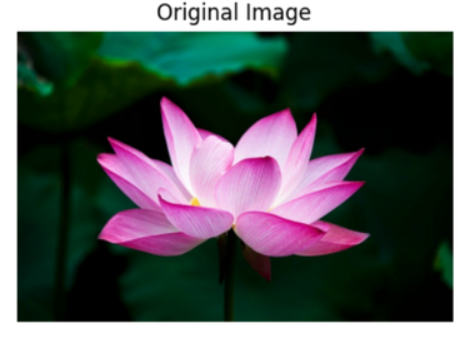
#> input picture CV Lab/lab3/phool.png, 462 x 337 px
$ jupyter execute --allow-errors part-2.ipynb
#> lines starting #> are read from the running program, lines starting #| are printed output that depends on the picture; after the words box and inside, x2 and y2 are one past the last pixel; in counts of white or black regions, pixels touching at a corner belong together
[cell 1]
import numpy as np
import cv2
from matplotlib import pyplot as plt

[cell 2]
def convolution2d(image, kernel):
    image_h, image_w = image.shape
    kernel_h, kernel_w = kernel.shape


    padding_h = (kernel_h - 1) // 2
    padding_w = (kernel_w - 1) // 2

    padded_image = np.pad(image, ((padding_h, padding_h), (padding_w, padding_w)), mode='constant', constant_values=0)
    output = np.zeros((image_h, image_w))

    print(output.size)

    for i in range(image_h):
        for j in range(image_w):
            new = padded_image[i:i+kernel_h, j:j+kernel_w]
            output[i, j] = np.sum(new * kernel)
    return output

image = np.random.rand(8, 4)
print(image)
kernel = np.random.rand(3, 3)
kernel = np.flipud(np.fliplr(kernel))

convolution2d(image,kernel)

[cell 3]
input_img = cv2.imread('phool.png', cv2.IMREAD_GRAYSCALE)
#> input_img: shape (337, 462); min 0, max 255, mean 90.9

[cell 4]
input_img = cv2.GaussianBlur(input_img, (5, 5), 1.4)

[cell 5]
# canny edge detection

sobel_x = np.array([[-1,0,1],
                    [-2,0,2],
                    [-1,0,1]])
sobel_y = np.array([[-1,-2,-1],
                    [0,0,0],
                    [1,2,1]])

canny_gx = convolution2d(input_img,sobel_x)
#| 155694
#> after the loop in convolution2d (call 2), `for i in range(image_h):`:
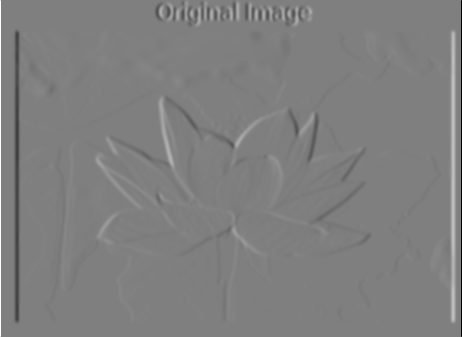
#> output: shape (337, 462) float64; min -1020, max 1020, mean 0; drawn with min black and max white
canny_gy = convolution2d(input_img,sobel_y)
#| 155694
#> after the loop in convolution2d (call 3), `for i in range(image_h):`:
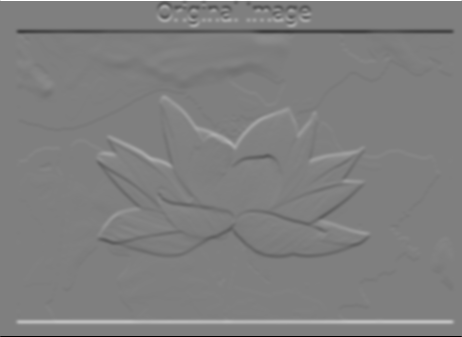
#> output: shape (337, 462) float64; min -1020, max 1020, mean 0; drawn with min black and max white

combined_canny = np.sqrt(canny_gx**2 + canny_gy**2)
angle = np.arctan2(canny_gy, canny_gx)
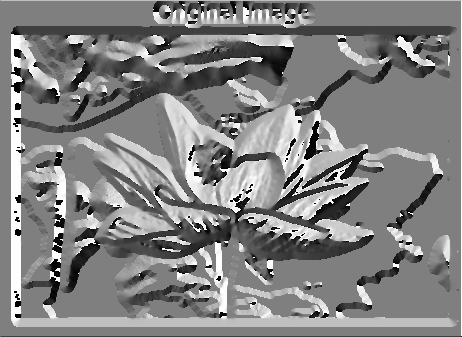
#> angle: shape (337, 462) float64; min -3.14, max 3.14, mean 0.0805; drawn with min black and max white
print(angle)
#> (printed output is left out)
angle = np.degrees(angle)
print(angle>180)
#> (printed output is left out)

#> (the rest of this cell did not finish here and is left out)

#> (a cell that did not finish here is left out)

[cell 7]
import cv2
import numpy as np

import matplotlib.pyplot as plt

image = cv2.imread('phool.png', cv2.IMREAD_GRAYSCALE)


def canny_edge_detection(image, low=50, high=150):
    """
    Canny Edge Detection implementation
    """


    # Step 2: Calculate gradients
    sobel_x = np.array([[-1, 0, 1], [-2, 0, 2], [-1, 0, 1]], dtype=np.float32)
    sobel_y = np.array([[-1, -2, -1], [0, 0, 0], [1, 2, 1]], dtype=np.float32)

    gx = convolution2d(image.astype(np.float32), sobel_x)
#> in convolution2d (call 4), `padded_image = np.pad(image, ((padding_h, padding_h), (padding_w, padd..`:
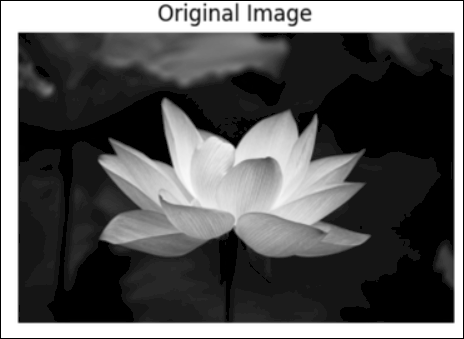
#> padded_image: shape (339, 464) float32; min 0, max 255, mean 90
#| 155694
    gy = convolution2d(image.astype(np.float32), sobel_y)
#| 155694

    # Calculate magnitude and angle
    magnitude = np.sqrt(gx**2 + gy**2)
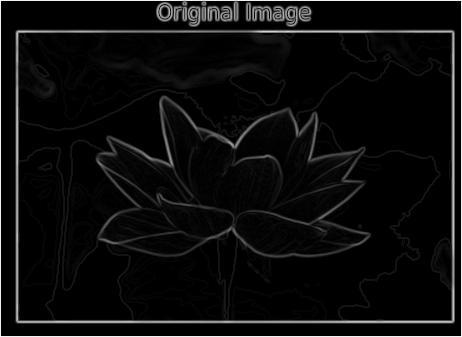
#> magnitude: shape (337, 462) float64; min 0, max 1081.9, mean 52.9; drawn with min black and max white
    angle = np.arctan2(gy, gx)
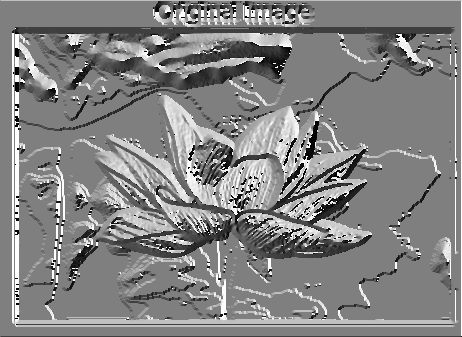
#> angle: shape (337, 462) float64; min -3.14, max 3.14, mean 0.0973; drawn with min black and max white

    # Step 3: Non-maximum suppression
    nms_result = non_max_suppression(magnitude, angle)

    # Step 4: Hysteresis thresholding
    edges = hysteresis(nms_result, low, high)

    return edges

def non_max_suppression(magnitude, angle):
    """
    Non-maximum suppression along edge direction
    """
    height, width = magnitude.shape
#> height = 337; width = 462
    suppressed = np.zeros((height, width), dtype=np.float32)

    for i in range(1, height - 1):
        for j in range(1, width - 1):
            current_mag = magnitude[i, j]

            if current_mag == 0:
                continue

            current_angle = angle[i, j]

            # Edge direction is perpendicular to gradient
            edge_angle = current_angle + np.pi / 2

            # Calculate neighbor positions
            dx = np.cos(edge_angle)
            dy = np.sin(edge_angle)

            # Get interpolated magnitudes
            mag1 = bilinear_interpolate(magnitude, i + dy, j + dx)
            mag2 = bilinear_interpolate(magnitude, i - dy, j - dx)

            # Keep if local maximum
            if current_mag >= mag1 and current_mag >= mag2:
                suppressed[i, j] = current_mag
#> this loop made 335 passes
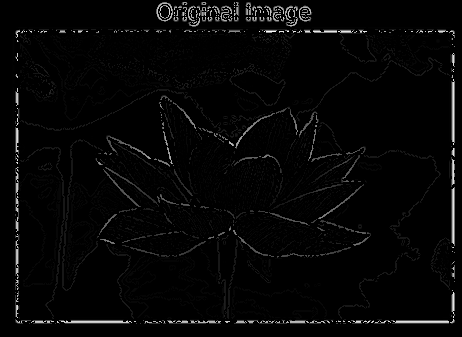
#> suppressed: shape (337, 462) float32; min 0, max 904, mean 21.7; drawn with min black and max white

    return suppressed

def bilinear_interpolate(img, y, x):
    """
    Bilinear interpolation at non-integer coordinates
    """
    height, width = img.shape

    # Boundary check
    if y < 0 or y >= height - 1 or x < 0 or x >= width - 1:
        return 0

    # Get integer parts
    x1, y1 = int(np.floor(x)), int(np.floor(y))
    x2, y2 = min(x1 + 1, width - 1), min(y1 + 1, height - 1)

    # Get fractional parts
    fx = x - x1
    fy = y - y1

    # Bilinear interpolation
    return (img[y1, x1] * (1 - fx) * (1 - fy) +
            img[y1, x2] * fx * (1 - fy) +
            img[y2, x1] * (1 - fx) * fy +
            img[y2, x2] * fx * fy)

def hysteresis(nms_img, low, high):
    """
    Hysteresis thresholding
    """
#> called with low = 10, high = 20
    height, width = nms_img.shape

    # Initialize result
    edges = np.zeros((height, width), dtype=np.uint8)

    # Find strong and weak edges
    strong_mask = (nms_img >= high)
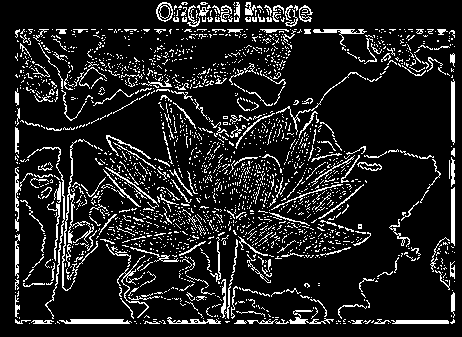
#> strong_mask: shape (337, 462) bool; 12.5% white in thin lines or dots
    weak_mask = ((nms_img >= low) & (nms_img < high))
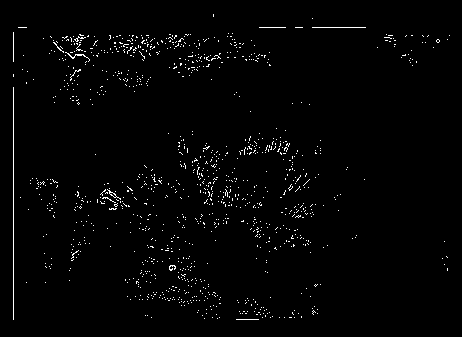
#> weak_mask: shape (337, 462) bool; 1.7% white in thin lines or dots, all inside (x1, y1, x2, y2) = (13, 14, 450, 320)

    # Mark strong edges
    edges[strong_mask] = 255

    # Connect weak edges using iterative approach
    changed = True
    iteration = 0
    max_iter = 100

    while changed and iteration < max_iter:
        changed = False
        iteration += 1

        # Find weak pixels adjacent to strong pixels
        for i in range(1, height - 1):
            for j in range(1, width - 1):
                if weak_mask[i, j] and edges[i, j] == 0:
                    # Check 8-connected neighborhood
                    if np.any(edges[i-1:i+2, j-1:j+2] == 255):
                        edges[i, j] = 255
                        changed = True

    return edges

# Load your image
img = cv2.imread('phool.png', cv2.IMREAD_GRAYSCALE)

# Custom Canny
edges_custom = canny_edge_detection(img, low=10, high=20)
#> in canny_edge_detection, `edges = hysteresis(nms_result, low, high)`: edges: shape (337, 462); 13.2% white in thin lines or dots

# OpenCV Canny
edges_cv = cv2.Canny(img, 10, 20)
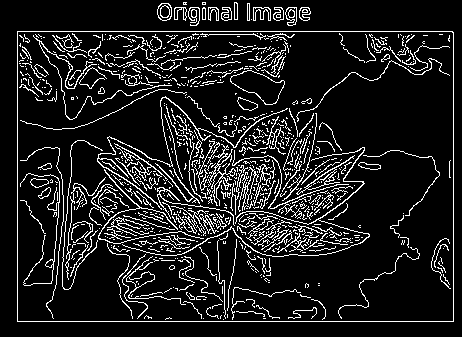
#> edges_cv: shape (337, 462); 11.7% white in thin lines or dots, all inside (x1, y1, x2, y2) = (17, 2, 454, 322)

# Show comparison
plt.figure(figsize=(12, 4))

plt.subplot(1, 3, 1)
plt.imshow(img, cmap='gray')
plt.title('Original')
plt.axis('off')

plt.subplot(1, 3, 2)
plt.imshow(edges_custom, cmap='gray')
plt.title('Custom Canny')
plt.axis('off')

plt.subplot(1, 3, 3)
plt.imshow(edges_cv, cmap='gray')
plt.title('OpenCV Canny')
plt.axis('off')

plt.tight_layout()
plt.show()
